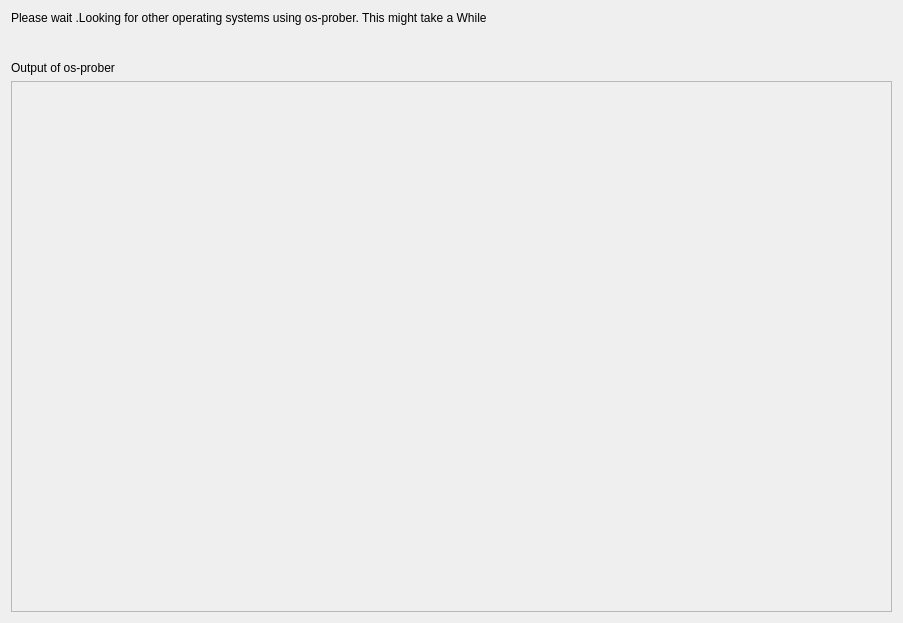
<?xml version="1.0" encoding="UTF-8"?>
<ui version="4.0">
 <class>Form</class>
 <widget class="QWidget" name="Form">
  <property name="geometry">
   <rect>
    <x>0</x>
    <y>0</y>
    <width>903</width>
    <height>623</height>
   </rect>
  </property>
  <property name="windowTitle">
   <string>Form</string>
  </property>
  <layout class="QGridLayout" name="gridLayout">
   <item row="1" column="0">
    <layout class="QVBoxLayout" name="verticalLayout">
     <item>
      <layout class="QHBoxLayout" name="horizontalLayout_2">
       <property name="bottomMargin">
        <number>30</number>
       </property>
       <item>
        <widget class="QLabel" name="label">
         <property name="text">
          <string>Please wait .Looking for other operating systems using os-prober. This might take a While</string>
         </property>
        </widget>
       </item>
      </layout>
     </item>
     <item>
      <widget class="QLabel" name="label_2">
       <property name="text">
        <string>Output of os-prober</string>
       </property>
      </widget>
     </item>
     <item>
      <layout class="QHBoxLayout" name="horizontalLayout">
       <item>
        <widget class="QScrollArea" name="scrollArea">
         <property name="widgetResizable">
          <bool>true</bool>
         </property>
         <widget class="QWidget" name="scrollAreaWidgetContents">
          <property name="geometry">
           <rect>
            <x>0</x>
            <y>0</y>
            <width>883</width>
            <height>520</height>
           </rect>
          </property>
         </widget>
        </widget>
       </item>
      </layout>
     </item>
    </layout>
   </item>
  </layout>
 </widget>
 <resources/>
 <connections/>
</ui>
